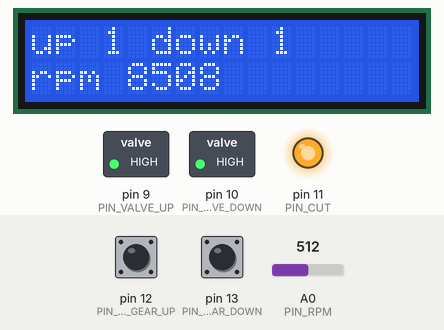
The sketch below on a simulated Arduino Uno, built with avr-gcc and run on an emulated ATmega328P. On the bench: 16×2 character LCD, switched loads named in the sketch (green lamp = pin HIGH), output pins drawn as LEDs (lit = HIGH). The inputs (shaded band) are chosen by the test bench; at power-on: pin 12 (PIN_BTN_GEAR_UP) HIGH, pin 13 (PIN_BTN_GEAR_DOWN) HIGH, A0 (PIN_RPM) = 512.

Above: at 1.2 s.
1.3 s: pin 12 (PIN_BTN_GEAR_UP) pulled LOW for 0.15 s
At 1.57 s:
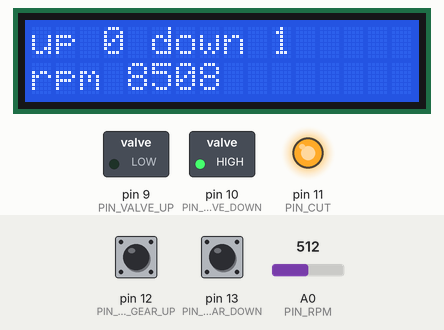
3.2 s: pin 13 (PIN_BTN_GEAR_DOWN) pulled LOW for 1 s
At 3.44 s:
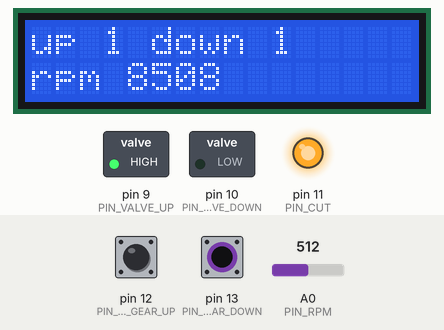
5.7 s: pin 12 (PIN_BTN_GEAR_UP) pulled LOW for 1 s
At 6.6 s:
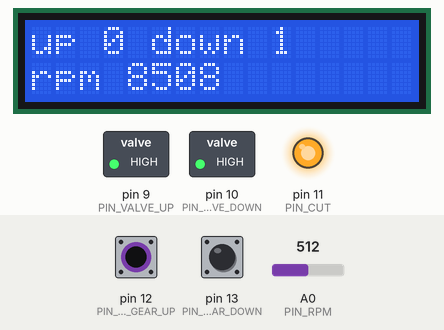
8.2 s: A0 (PIN_RPM) set to 716
At 8.8 s:
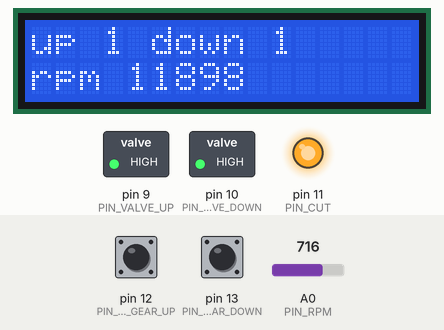
11.2 s: A0 (PIN_RPM) set to 900
At 12.4 s:
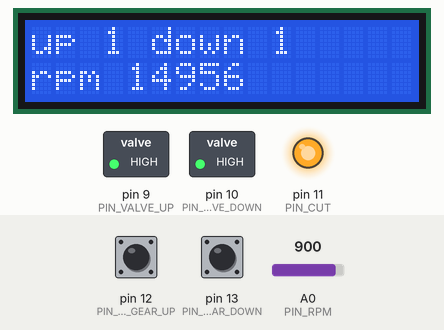
12.7 s: pin 13 (PIN_BTN_GEAR_DOWN) pulled LOW for 1 s
At 13.8 s:
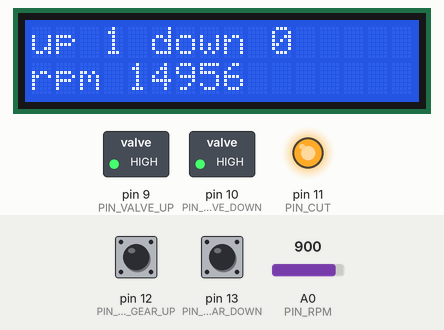
Timing chart, 0 to 15.7 s (numbered marks = the images above; inputs shaded):
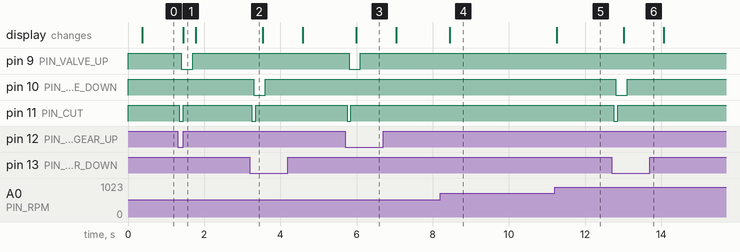

The sketch:

formula250.ino
```cpp
// (licence header left out)
/*
 * TODO List
 * - gear meter using rpm and vs sensor
 */

#include "LiquidCrystal_I2C.h"

/******************************************************************************
 * pins
 ******************************************************************************/
// button
const int PIN_BTN_GEAR_UP = 12;
const int PIN_BTN_GEAR_DOWN = 13;

// relay
const int PIN_VALVE_UP = 9;
const int PIN_VALVE_DOWN = 10;
const int PIN_CUT = 11;

//
const int PIN_RPM = A0;
const int PIN_VSS = 3;

/*******************************************************************************
 * constants
 *******************************************************************************/
const int DEBOUNCE_DELAY = 50; // milli sec

/******************************************************************************
 * classes
 ******************************************************************************/
// Button class for debouncing
class Button {
  int pin;
  unsigned long lastDebounceTime;
  bool lastState;
  bool state;

public:
  Button(int pin) {
    this->pin = pin;
    lastDebounceTime = millis();
    lastState = digitalRead(pin);
    state = lastState;
  }
  void update() {
    int curState = digitalRead(pin);
    if (curState != lastState)
      lastDebounceTime = millis();
    if ((millis() - lastDebounceTime) > DEBOUNCE_DELAY)
      state = curState;
    lastState = curState;
  }
  bool getState() {
    return state;
  }
};

/******************************************************************************
 * global variables
 ******************************************************************************/

Button gearUpBtn(PIN_BTN_GEAR_UP);
Button gearDownBtn(PIN_BTN_GEAR_DOWN);

// taskGear
bool canGearShift = true;
unsigned long lastGearShift;
const unsigned long GEAR_SHIFT_DELAY = 1000;

bool canGearUp = false;
bool canGearDown = false;
bool canGearUpReturn = false;
bool canGearDownReturn = false;
unsigned long lastGearUp;
unsigned long lastGearDown;
unsigned long lastGearUpReturn;
unsigned long lastGearDownReturn;
const unsigned long GEAR_UP_DELAY = 50;
const unsigned long GEAR_DOWN_DELAY = 50;
const unsigned long GEAR_UP_RETURN_DELAY = 300;
const unsigned long GEAR_DOWN_RETURN_DELAY = 300;

bool canCut = false;
bool canCutReturn = false;
unsigned long lastCutReturn;
const unsigned long CUT_RETURN_DELAY = 100;

// taskLCD
LiquidCrystal_I2C lcd(0x27, 16, 2);
unsigned long lastLCDPrint;
const unsigned long LCD_PRINT_DELAY = 350;

/******************************************************************************
 * functions
 ******************************************************************************/

void setup() {
  // setup pin modes
  pinMode(PIN_BTN_GEAR_UP, INPUT_PULLUP);
  pinMode(PIN_BTN_GEAR_DOWN, INPUT_PULLUP);

  pinMode(PIN_VALVE_UP, OUTPUT);
  pinMode(PIN_VALVE_DOWN, OUTPUT);
  pinMode(PIN_CUT, OUTPUT);

  pinMode(PIN_VSS, INPUT);

  // init taskGear
  digitalWrite(PIN_VALVE_UP, HIGH);
  digitalWrite(PIN_VALVE_DOWN, HIGH);
  digitalWrite(PIN_CUT, HIGH);

  canGearShift = true;
  lastGearShift = millis();

  // init vss
  //attachInterrupt(digitalPinToInterrupt(PIN_VSS), vssInterrupt, RISING);

  // init lcd
  lastLCDPrint = millis();
  lcd.begin();

  lcd.backlight();
  lcd.print("Hello, world!");
}

/*
 * taskButton
 */

void taskButton() {
  gearUpBtn.update();
  gearDownBtn.update();
}

/*
 * taskGear
 */

void taskGear() {
  bool gearUp = gearUpBtn.getState();
  bool gearDown = gearDownBtn.getState();

  if (canGearShift && (gearUp == false || gearDown == false)
          && millis() - lastGearShift > GEAR_SHIFT_DELAY) {
    canGearShift = false;

    canCut = true;

    if (gearUp == false) {
      canGearUp = true;
      lastGearUp = millis();
    } else if (gearDown == false) {
      canGearDown = true;
      lastGearDown = millis();
    }
  }

  // gearUp and gearUpReturn
  if (canGearUp && millis() - lastGearUp > GEAR_UP_DELAY) {
    canGearUp = false;
    canGearUpReturn = true;
    lastGearUpReturn = millis();
    digitalWrite(PIN_VALVE_UP, LOW);
  }
  if (canGearUpReturn && millis() - lastGearUpReturn > GEAR_UP_RETURN_DELAY) {
    canGearUpReturn = false;
    canGearShift = true;
    lastGearShift = millis();
    digitalWrite(PIN_VALVE_UP, HIGH);
  }

  // gearDown and gearDownReturn
  if (canGearDown && millis() - lastGearDown > GEAR_DOWN_DELAY) {
    canGearDown = false;
    canGearDownReturn = true;
    lastGearDownReturn = millis();
    digitalWrite(PIN_VALVE_DOWN, LOW);
  }
  if (canGearDownReturn && millis() - lastGearDownReturn > GEAR_DOWN_RETURN_DELAY) {
    canGearDownReturn = false;
    canGearShift = true;
    lastGearShift = millis();
    digitalWrite(PIN_VALVE_DOWN, HIGH);
  }

  // cut and cutReturn
  if (canCut) {
    canCut = false;
    canCutReturn = true;
    lastCutReturn = millis();
    digitalWrite(PIN_CUT, LOW);
  }

  if (canCutReturn && millis() - lastCutReturn > CUT_RETURN_DELAY) {
    canCutReturn = false;
    digitalWrite(PIN_CUT, HIGH);
  }
}

/*
 * taskRPM
 */

void taskRPM() {
  int rpm = analogRead(PIN_RPM);
}

/*
 * taskVSS
 */

int pulses;

void vssInterrupt() {
  pulses++;
}

void taskVSS() {

}

/*
 * taskLCD
 */

void taskLCD() {
  if (millis() - lastLCDPrint > LCD_PRINT_DELAY) {
    lastLCDPrint = millis();

    int rpm = analogRead(PIN_RPM);
    rpm = map(rpm, 0, 1023, 0, 17000);

    lcd.clear();
    lcd.print("up ");
    lcd.print(gearUpBtn.getState());
    lcd.print(" down ");
    lcd.print(gearDownBtn.getState());
    lcd.setCursor(0, 1);
    lcd.print("rpm ");
    lcd.print(rpm);
    /*
    lcd.print("pulses : ");
    lcd.print(pulses);
    */
  }
}

/******************************************************************************
 * loop
 ******************************************************************************/

void loop() {
  taskButton();
  taskGear();
  // taskRPM();
  // taskVSS();
  taskLCD();
}
```

Measured:
- after the input at 1.3 s, pin 9 (PIN_VALVE_UP): HIGH → LOW after 0.10 s, → HIGH 0.30 s later; pin 11 (PIN_CUT): HIGH → LOW after 0.05 s, → HIGH 0.10 s later; the display: changes after 0.15 s (image 1)
- after the input at 3.2 s, pin 10 (PIN_VALVE_DOWN): HIGH → LOW after 0.10 s, → HIGH 0.30 s later; pin 11 (PIN_CUT): HIGH → LOW after 0.05 s, → HIGH 0.10 s later
- after the input at 5.7 s, pin 9 (PIN_VALVE_UP): HIGH → LOW after 0.10 s, → HIGH 0.30 s later; pin 11 (PIN_CUT): HIGH → LOW after 0.05 s, → HIGH 0.10 s later; the display: changes after 0.29 s (image 3)
- after the input at 8.2 s, the display: changes after 0.25 s (image 4)
- after the input at 11.2 s, the display: changes after 0.06 s (image 5)
- after the input at 12.7 s, pin 10 (PIN_VALVE_DOWN): HIGH → LOW after 0.10 s, → HIGH 0.30 s later; pin 11 (PIN_CUT): HIGH → LOW after 0.05 s, → HIGH 0.10 s later; the display: changes after 0.31 s (image 6)
